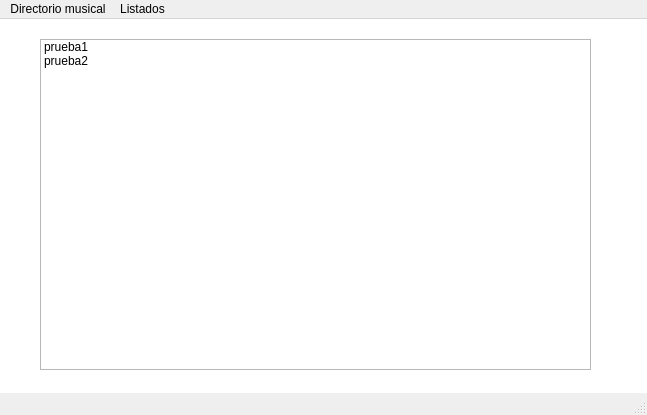
<?xml version="1.0" encoding="UTF-8"?>
<ui version="4.0">
 <class>MainWindow</class>
 <widget class="QMainWindow" name="MainWindow">
  <property name="geometry">
   <rect>
    <x>0</x>
    <y>0</y>
    <width>647</width>
    <height>415</height>
   </rect>
  </property>
  <property name="windowTitle">
   <string>Directorio musical</string>
  </property>
  <property name="styleSheet">
   <string notr="true"/>
  </property>
  <widget class="QWidget" name="principal_widget">
   <widget class="QGraphicsView" name="gph_background">
    <property name="geometry">
     <rect>
      <x>-10</x>
      <y>-20</y>
      <width>671</width>
      <height>431</height>
     </rect>
    </property>
    <property name="styleSheet">
     <string notr="true">background-image: url(:/background/ini_background.jpg);background-repeat: no-repeat; background-position: center;</string>
    </property>
   </widget>
   <widget class="QListWidget" name="lst_listar_genero">
    <property name="geometry">
     <rect>
      <x>40</x>
      <y>20</y>
      <width>551</width>
      <height>331</height>
     </rect>
    </property>
    <item>
     <property name="text">
      <string>prueba1</string>
     </property>
    </item>
    <item>
     <property name="text">
      <string>prueba2</string>
     </property>
    </item>
   </widget>
  </widget>
  <widget class="QMenuBar" name="menubar">
   <property name="geometry">
    <rect>
     <x>0</x>
     <y>0</y>
     <width>647</width>
     <height>21</height>
    </rect>
   </property>
   <widget class="QMenu" name="menuDirectorio_musical">
    <property name="title">
     <string>Directorio musical</string>
    </property>
    <addaction name="actionIncluir_artista_banda"/>
    <addaction name="actionIncluir_disco"/>
    <addaction name="actionIncluir_genero"/>
   </widget>
   <widget class="QMenu" name="menuListados">
    <property name="title">
     <string>Listados</string>
    </property>
    <addaction name="actionListar_artistas_bandas"/>
    <addaction name="actionListar_discos"/>
    <addaction name="actionListar_generos"/>
   </widget>
   <addaction name="menuDirectorio_musical"/>
   <addaction name="menuListados"/>
  </widget>
  <widget class="QStatusBar" name="barra_estado"/>
  <action name="actionIncluir_artista_banda">
   <property name="text">
    <string>Incluir artista/banda</string>
   </property>
  </action>
  <action name="actionIncluir_disco">
   <property name="text">
    <string>Incluir disco</string>
   </property>
  </action>
  <action name="actionIncluir_genero">
   <property name="text">
    <string>Incluir género</string>
   </property>
  </action>
  <action name="actionListar_artistas_bandas">
   <property name="text">
    <string>Listar artistas/bandas</string>
   </property>
  </action>
  <action name="actionListar_discos">
   <property name="text">
    <string>Listar discos</string>
   </property>
  </action>
  <action name="actionListar_generos">
   <property name="text">
    <string>Listar géneros</string>
   </property>
  </action>
 </widget>
 <resources>
  <include location="../images/css.qrc"/>
 </resources>
 <connections/>
</ui>
